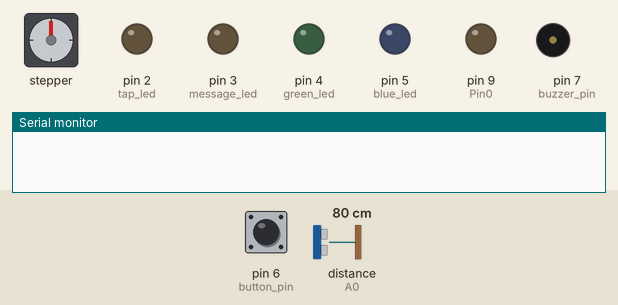
Simulated run of this sketch. Board: Arduino Uno, built with avr-gcc and run on an emulated ATmega328P. Shown: stepper motor, output pins drawn as LEDs (lit = HIGH), buzzer (waves = sounding, pin HIGH), the last lines printed to the serial monitor. Wiring (inferred from the names in the program): ultrasonic range finder: trigger pin 8; echo A0; stepper motor (2048 steps per turn assumed): coils pin 10, pin 11, pin 12, pin 13. Inputs (shaded band) come from the test bench; at power-on: distance to the obstacle (sensor on A0) 80 cm, pin 6 (button_pin) LOW. The echo pulse lasts 58.3 µs per cm; pins used as bus, display or sensor lines are not drawn.

Above: at 6.8 s.
6.9 s: distance to the obstacle (sensor on A0) set to 29 cm
11.4 s: distance to the obstacle (sensor on A0) set to 24 cm
At 13.4 s:
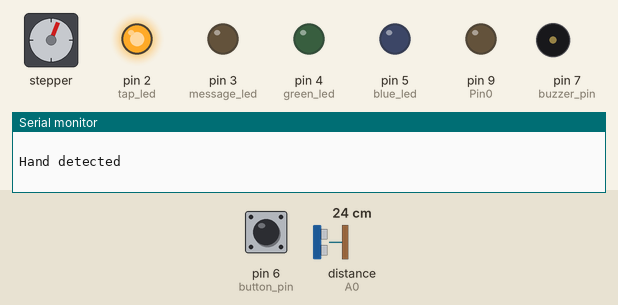
15.9 s: pin 6 (button_pin) pulled HIGH for 3 s
At 20.6 s:
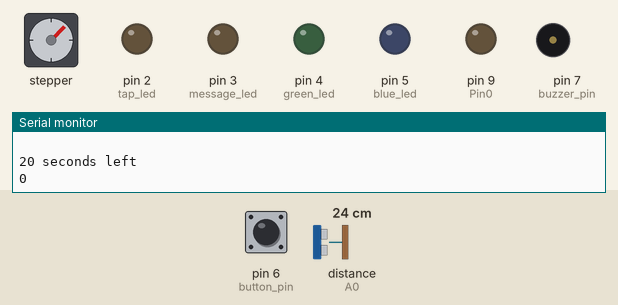
20.9 s: distance to the obstacle (sensor on A0) set to 35 cm
At 28.6 s:
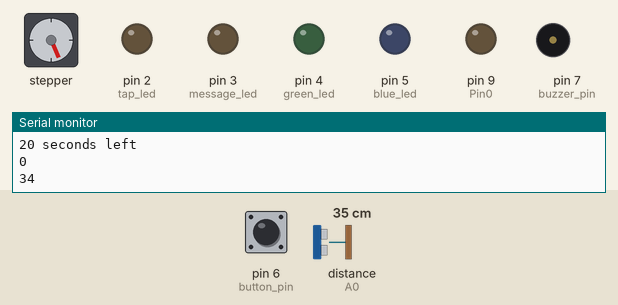
31.5 s: distance to the obstacle (sensor on A0) set to 60 cm
Timing chart, 0 to 34.5 s (numbered marks = the images above; inputs shaded):
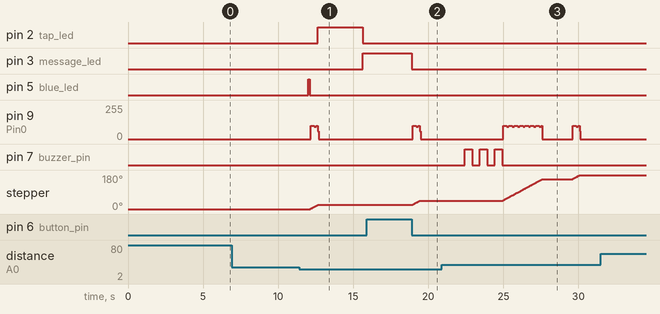

The sketch:

Handwash_timer.ino
```cpp
int trig_pin = 8;
int echo_pin = A0;
int red_led = 13;
int green_led = 4;
int blue_led = 5;
int tap_led = 2;
int buzzer_pin = 7;
int button_pin = 6;
int message_led = 3;

int Pin0 = 9;
int Pin1 = 10;
int Pin2 = 11;
int Pin3 = 12;

int _step = 512; // Each step = 0.7 degree
int _speed = 1;

int counter = 0;

volatile int buttonState = LOW;

void setup() {

  pinMode(trig_pin, OUTPUT);
  pinMode(echo_pin, INPUT);
  pinMode(red_led, OUTPUT);
  pinMode(green_led, OUTPUT);
  pinMode(buzzer_pin, OUTPUT);
  pinMode(blue_led, OUTPUT);
  pinMode(tap_led, OUTPUT);
  pinMode(message_led, OUTPUT);
  pinMode(button_pin, INPUT);
  pinMode(Pin0, OUTPUT);
  pinMode(Pin1, OUTPUT);
  pinMode(Pin2, OUTPUT);
  pinMode(Pin3, OUTPUT);

  Serial.begin(9600);
  counter = 0;
}

void loop() {

beginning:
  delay(3000);
  buttonState = digitalRead(button_pin);

  if (checkHands(trig_pin, echo_pin) <= 25) {

    Serial.println(" ");
    Serial.println("Hand detected");
    startProcedure(blue_led, tap_led);
    checkHands(trig_pin, echo_pin);
    checkHands(trig_pin, echo_pin);
    //Serial.println(counter);
waiting:
    Serial.println("Waiting for button press");
    analogWrite(message_led, 255); // Enter appropiate brightness for LED (from 0-255).(Tip-try "100")

    if (digitalRead(button_pin) == HIGH) {
      delay(10);
      if (digitalRead(button_pin) == HIGH)
      {
        while (digitalRead(button_pin) == HIGH);
        delay(10);
        while (digitalRead(button_pin) == HIGH);
        buttonState = !buttonState;
        analogWrite(message_led, 0);
        Speed(15);
        Step(64);
        Serial.println(" ");
        Serial.println("20 seconds left");
        Serial.println(counter);
        counter++;
        delay(3000);

        while (checkHands(trig_pin, echo_pin) <= 25) {

          checkHands(trig_pin, echo_pin);
          delay(2000);
          Speed(15);
          Step(64);
          Serial.println("15 seconds left");
          checkHands(trig_pin, echo_pin);
          counter ++;
          Serial.println(counter);

          while (checkHands(trig_pin, echo_pin) <= 25) {

            checkHands(trig_pin, echo_pin);
            fiveSecondProcedure();
            Serial.println("10 seconds left");
            checkHands(trig_pin, echo_pin);
            counter ++;
            Serial.println(counter);

            while (checkHands(trig_pin, echo_pin) <= 25) {

              checkHands(trig_pin, echo_pin);
              fiveSecondProcedure();
              Serial.println("5 seconds left");
              checkHands(trig_pin, echo_pin);
              counter ++;
              Serial.println(counter);

              while (checkHands(trig_pin, echo_pin) <= 25) {

                checkHands(trig_pin, echo_pin);
                fiveSecondProcedure();
                Serial.println("No seconds left");
                //Serial.println(checkHands(trig_pin, echo_pin));
                checkHands(trig_pin, echo_pin);
                counter ++;
                Serial.println(counter);

                while (checkHands(trig_pin, echo_pin) <= 25 && counter == 5) {

                  timeUp(green_led, buzzer_pin, tap_led);
                  Serial.println(" ");
                  Serial.println("You have washed your hands properly");
                  counter = 0;
                  checkHands(trig_pin, echo_pin);

                  while (checkHands(trig_pin, echo_pin) <= 25 && counter == 0) {
                    //Serial.println("I am here-while beginning loop");
                    goto beginning;
                  }

                  while (checkHands(trig_pin, echo_pin) > 25 && counter != 0) {
                    continue;
                  }
                  //Serial.println("I am here-while loop");
                  timeNotUp(red_led, buzzer_pin);
                  delay(2000);
                }
              }
            }// Normal brackets
          }
        }
        if (checkHands(trig_pin, echo_pin) > 25 && counter != 0) {
          //Serial.println("I am here-if loop");
          timeNotUp(red_led, buzzer_pin);
          delay(2000);
        }
        else if (checkHands(trig_pin, echo_pin) <= 25 && counter == 0) {
          //Serial.println("I am here-if beginning loop");
          goto beginning;
        }
      }
    }
    else if (buttonState == LOW) {
      //Serial.println("I am here - waiting");
      analogWrite(message_led, 255);
      goto waiting;
    }
  }
}
/***************************************************************************************************************************************
   Fuctions (Not part of the Loop).
****************************************************************************************************************************************/

int checkHands(int My_trig_pin, int My_echo_pin) {

  digitalWrite(My_trig_pin, LOW);
  delayMicroseconds(2);

  digitalWrite(My_trig_pin, HIGH);
  delayMicroseconds(10);
  digitalWrite(My_trig_pin, LOW);

  int duration = pulseIn(My_echo_pin, HIGH);
  int distance = duration * 0.034 / 2;

  return distance;
}

void startProcedure(int My_blue_led, int My_tap_led) {

  digitalWrite(My_blue_led, HIGH);
  delay(100);
  digitalWrite(My_blue_led, LOW);
  Speed(15);
  Step(64);
  digitalWrite(My_tap_led, HIGH);
  delay(3000);
  digitalWrite(My_tap_led, LOW);
}

void timeUp(int My_green_led, int My_buzzer_pin, int My_tap_led) {

  digitalWrite(My_green_led, HIGH);
  digitalWrite(My_buzzer_pin, HIGH);
  delay(1000);
  digitalWrite(My_green_led, LOW);
  digitalWrite(My_buzzer_pin, LOW);
  counter = 0;
  digitalWrite(My_tap_led, HIGH);
  delay(8000);
  digitalWrite(My_tap_led, LOW);
  Speed(15);
  Step(128);
}

void displayMessage_5() {
  Speed(15);
  Step(64);
}
void displayMessage_4() {
  Speed(15);
  Step(128);
}
void displayMessage_3() {
  Speed(15);
  Step(192);
}
void displayMessage_2() {
  Speed(15);
  Step(256);
}
void displayMessage_1() {
  Speed(15);
  Step(320);
}

void timeNotUp(int My_red_led, int My_buzzer_pin) {

  digitalWrite(My_red_led, HIGH);
  digitalWrite(My_buzzer_pin, HIGH);
  delay(500);
  digitalWrite(My_buzzer_pin, LOW);
  delay(500);
  digitalWrite(My_buzzer_pin, HIGH);
  delay(500);
  digitalWrite(My_buzzer_pin, LOW);
  delay(500);
  digitalWrite(My_buzzer_pin, HIGH);
  delay(500);
  digitalWrite(My_buzzer_pin, LOW);
  digitalWrite(My_red_led, LOW);
  Serial.println(checkHands(trig_pin, echo_pin));

  if (counter == 1) {
    displayMessage_1();
    delay(2000);
    Speed(15);
    Step(64);
  }
  else if (counter == 2) {
    displayMessage_2();
    delay(2000);
    Speed(15);
    Step(64);
  }
  else if (counter == 3) {
    displayMessage_3();
    delay(2000);
    Speed(15);
    Step(64);
  }
  else if (counter == 4) {
    displayMessage_4();
    delay(2000);
    Speed(15);
    Step(64);
  }
  else if (counter == 5) {
    displayMessage_5();
    delay(2000);
    Speed(15);
    Step(64);
  }

  Serial.println(counter);
  counter = 0;

  Serial.println(" ");
  Serial.println("You did not wash your hands properly , wash again !");
  Serial.println(checkHands(trig_pin, echo_pin));
}

void Speed(int stepperspeed) { // Set speed
  _speed = 15 - stepperspeed;
  if ( _speed < 1) {
    _speed = 1;
  }
  if ( _speed > 15) {
    _speed = 15;
  }
}

void Step(int _step) {

  if (_step >= 0) { // Forward rotation
    for (int i = 0; i < _step; i++) {
      setStep(1, 0, 0, 1);
      delay(_speed);
      setStep(1, 0, 0, 0);
      delay(_speed);
      setStep(1, 1, 0, 0);
      delay(_speed);
      setStep(0, 1, 0, 0);
      delay(_speed);
      setStep(0, 1, 1, 0);
      delay(_speed);
      setStep(0, 0, 1, 0);
      delay(_speed);
      setStep(0, 0, 1, 1);
      delay(_speed);
      setStep(0, 0, 0, 1);
      delay(_speed);
    }
  }

  else { // Backward rotation
    for (int i = _step; i < 0; i++) {
      setStep(0, 0, 0, 1);
      delay(_speed);
      setStep(0, 0, 1, 1);
      delay(_speed);
      setStep(0, 0, 1, 0);
      delay(_speed);
      setStep(0, 1, 1, 0);
      delay(_speed);
      setStep(0, 1, 0, 0);
      delay(_speed);
      setStep(1, 1, 0, 0);
      delay(_speed);
      setStep(1, 0, 0, 0);
      delay(_speed);
      setStep(1, 0, 0, 1);
      delay(_speed);
    }
  }
}

void setStep(int a, int b, int c, int d) {
  digitalWrite(Pin0, a);
  digitalWrite(Pin1, b);
  digitalWrite(Pin2, c);
  digitalWrite(Pin3, d);
}

void fiveSecondProcedure() {

  checkHands(trig_pin, echo_pin);
  delay(5000);
  Speed(15);
  Step(64); // 64
}
```

Measured:
- the behaviour switches between 27 and 26 cm on distance to the obstacle (sensor on A0) (found by bisection; images 0 and 1)
- after the input at 6.9 s, every drawn part: stays the same
- after the input at 11.4 s, pin 2 (tap_led): LOW → HIGH after 1.2 s, → LOW 3.0 s later; pin 3 (message_led): LOW → HIGH after 4.2 s
- after the input at 15.9 s, pin 3 (message_led): HIGH → LOW after 3.0 s; pin 9 (Pin0): 0/255 → 98/255 after 3.1 s, → 92/255 0.24 s later, → 98/255 0.12 s later, → 0/255 0.12 s later; stepper: turns 23° clockwise in 0.51 s, starting after 3.0 s
- after the input at 20.9 s, pin 7 (buzzer_pin): alternates HIGH for 0.50 s and LOW for 0.50 s, 6 changes in all, then stays LOW, starting after 1.5 s
- after the input at 31.5 s, every drawn part: stays the same
